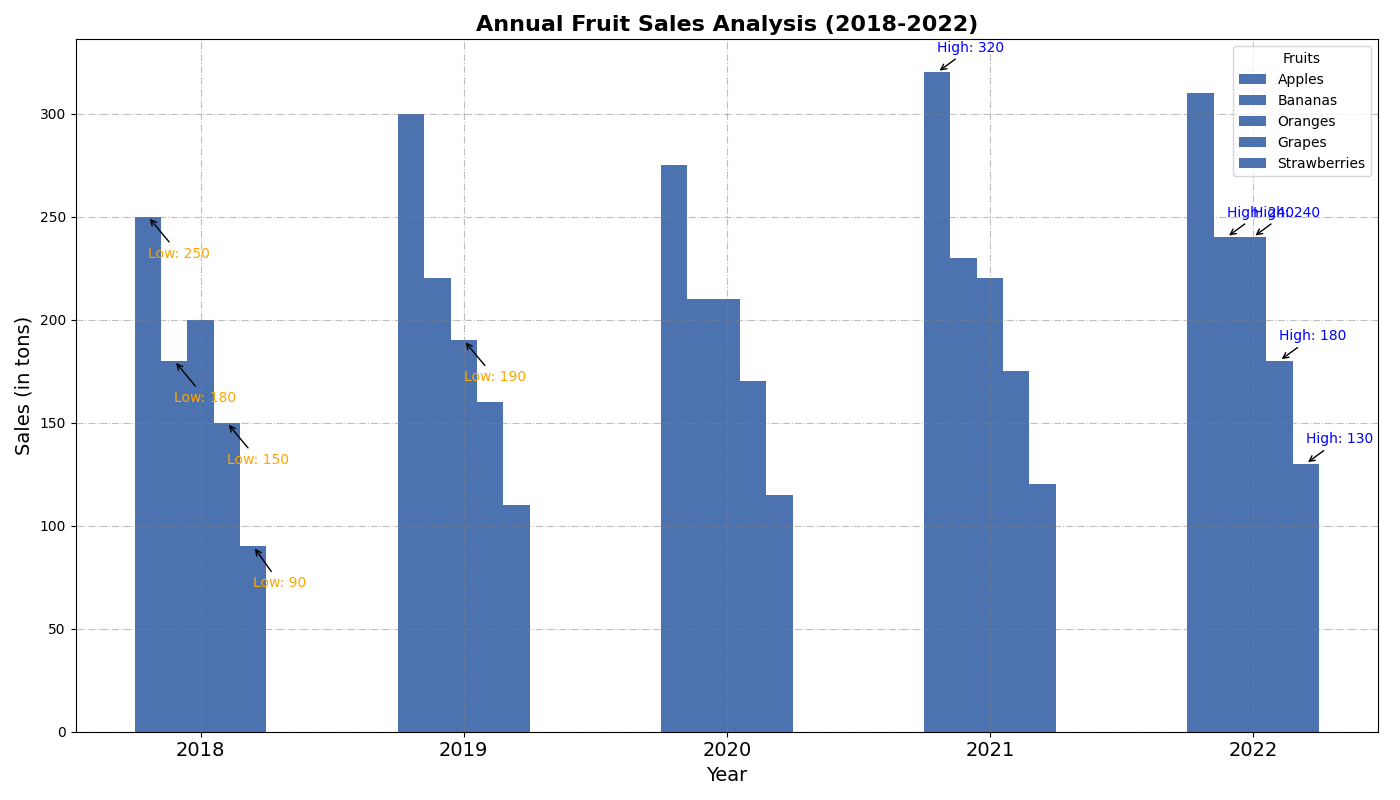

Here is the Python script that generated this plot:
import matplotlib.pyplot as plt
import numpy as np

# Define years and fruits
years = np.array(['2018', '2019', '2020', '2021', '2022'])
fruits = ["Apples", "Bananas", "Oranges", "Grapes", "Strawberries"]

# Sales data for each fruit over the years (in tons)
apple_sales = np.array([250, 300, 275, 320, 310])
banana_sales = np.array([180, 220, 210, 230, 240])
orange_sales = np.array([200, 190, 210, 220, 240])
grape_sales = np.array([150, 160, 170, 175, 180])
strawberry_sales = np.array([90, 110, 115, 120, 130])

# Stack the sales data for easy bar plotting
sales_data = np.vstack([apple_sales, banana_sales, orange_sales, grape_sales, strawberry_sales])

# Create a figure and axis
fig, ax = plt.subplots(figsize=(14, 8))

# Define bar positions and width
bar_width = 0.1
x = np.arange(len(years))

# Plot each fruit's sales data as bar charts with an offset for each
# Using a single color for all bars
single_color = '#4C72B0'
for i, fruit in enumerate(fruits):
    ax.bar(x + i*bar_width, sales_data[i], width=bar_width, label=fruit, color=single_color)

# Title and labels
ax.set_title("Annual Fruit Sales Analysis (2018-2022)", fontsize=16, fontweight='bold')
ax.set_xlabel("Year", fontsize=14)
ax.set_ylabel("Sales (in tons)", fontsize=14)

# Customize x-axis with year labels
ax.set_xticks(x + bar_width * 2)
ax.set_xticklabels(years, fontsize=14)

# Add a legend
ax.legend(title='Fruits', fontsize=10, loc='upper right')

# Grid with different style and color
ax.grid(True, linestyle='-.', color='gray', alpha=0.5)

# Annotate highest and lowest sales for each fruit
for i, fruit in enumerate(fruits):
    max_sales = sales_data[i].max()
    min_sales = sales_data[i].min()
    ax.annotate(f'High: {max_sales}', xy=(sales_data[i].argmax() + i*bar_width, max_sales),
                xytext=(sales_data[i].argmax() + i*bar_width, max_sales + 10),
                arrowprops=dict(facecolor='blue', arrowstyle='->'), fontsize=10, color='blue')
    ax.annotate(f'Low: {min_sales}', xy=(sales_data[i].argmin() + i*bar_width, min_sales),
                xytext=(sales_data[i].argmin() + i*bar_width, min_sales - 20),
                arrowprops=dict(facecolor='orange', arrowstyle='->'), fontsize=10, color='orange')

# Adjust the layout to prevent overlap
plt.tight_layout()

# Show the plot
plt.show()
